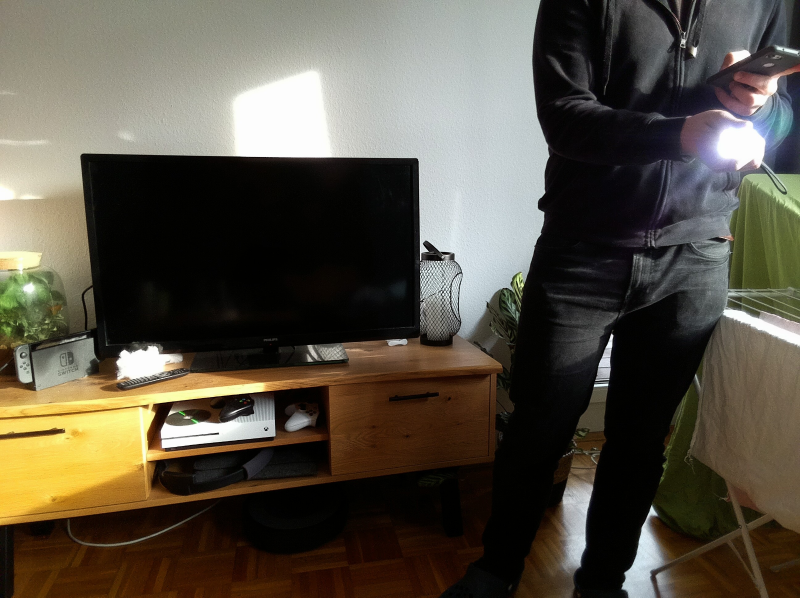
#> input picture testImages/TestImage2.jpg, 1600 x 1195 px, found by its file name (shown at 1/2 size)
$ python cv2DetectionTest.py
#> lines starting #> are read from the running program, lines starting #| are printed output that depends on the picture; after the words box and inside, x2 and y2 are one past the last pixel; in counts of white or black regions, pixels touching at a corner belong together
import cv2
import numpy as np

# Bild laden und in Graustufen konvertieren
img = cv2.imread('testImages\TestImage2.jpg')
#> img is the input picture: shape (1195, 1600, 3); mean B, G, R 68.7, 81.2, 87.4
#scale down image
img = cv2.resize(img, (0,0), fx=0.5, fy=0.5)
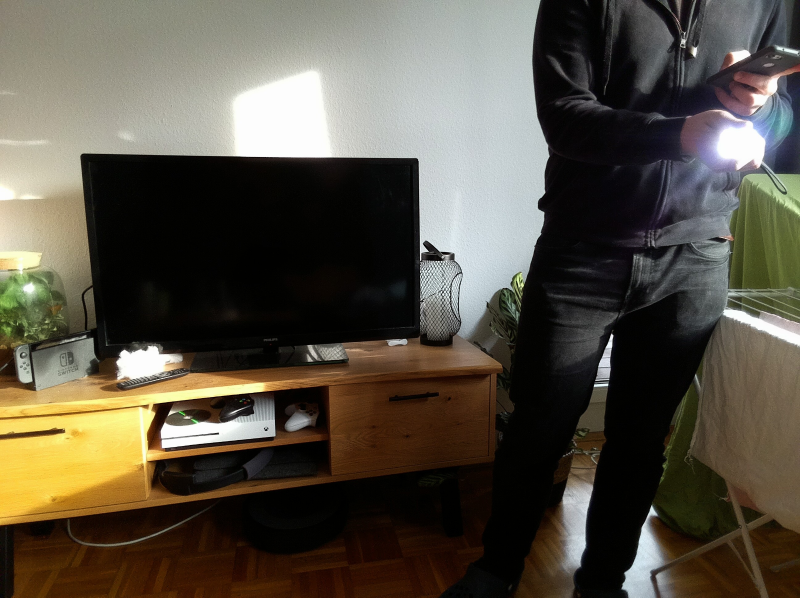
#> img: shape (598, 800, 3); mean B, G, R 68.8, 81.3, 87.5
gray = cv2.cvtColor(img,cv2.COLOR_BGR2GRAY)
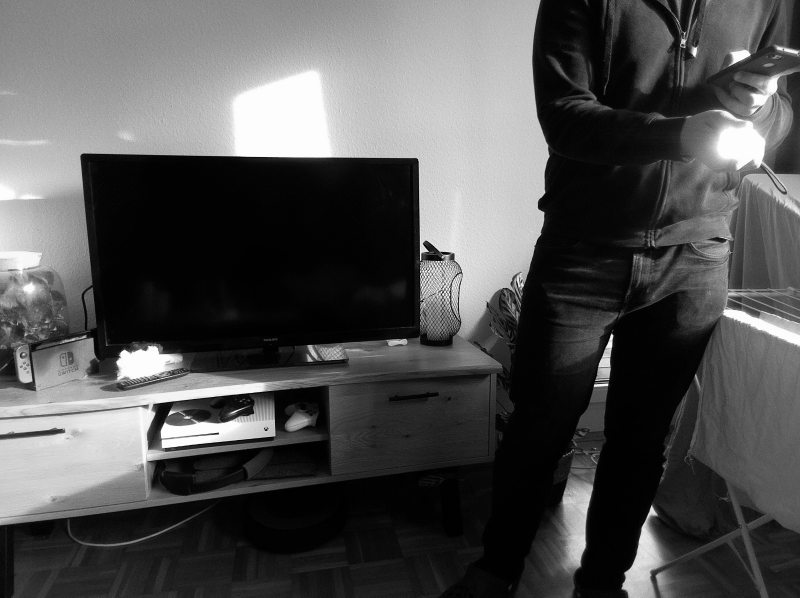
#> gray: shape (598, 800); min 0, max 254, mean 81.7

threshold = 220
#set all pixels below threshold to 0 and all above to 255
gray[gray < threshold] = 0
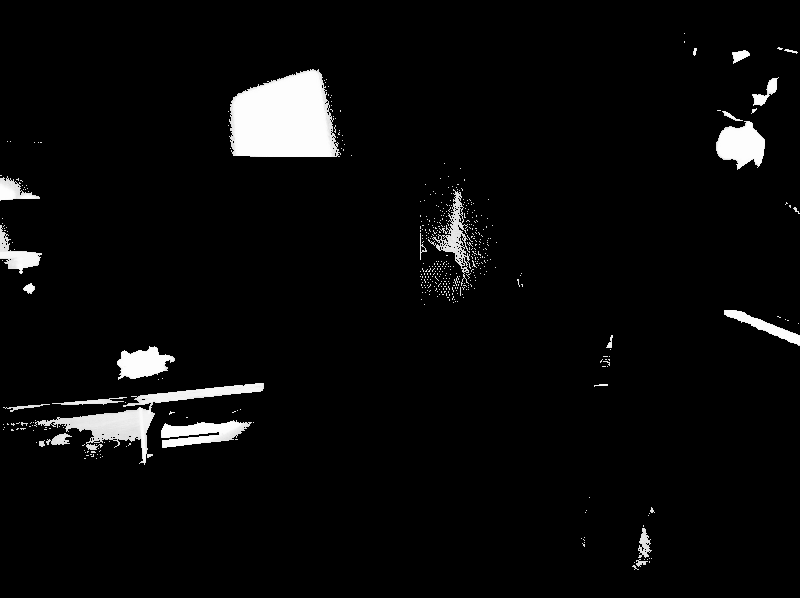
#> gray: shape (598, 800); min 0, max 254, mean 10.6
gray[gray >= threshold] = 255
#> gray: shape (598, 800); 4.4% white; 483 white regions (459 under 20 px), largest, box (x1, y1, x2, y2) and area: (229, 69, 341, 157) 7616, (34, 383, 264, 465) 3556, (716, 121, 765, 170) 1589

# Rauschen reduzieren
gray = cv2.medianBlur(gray,5)
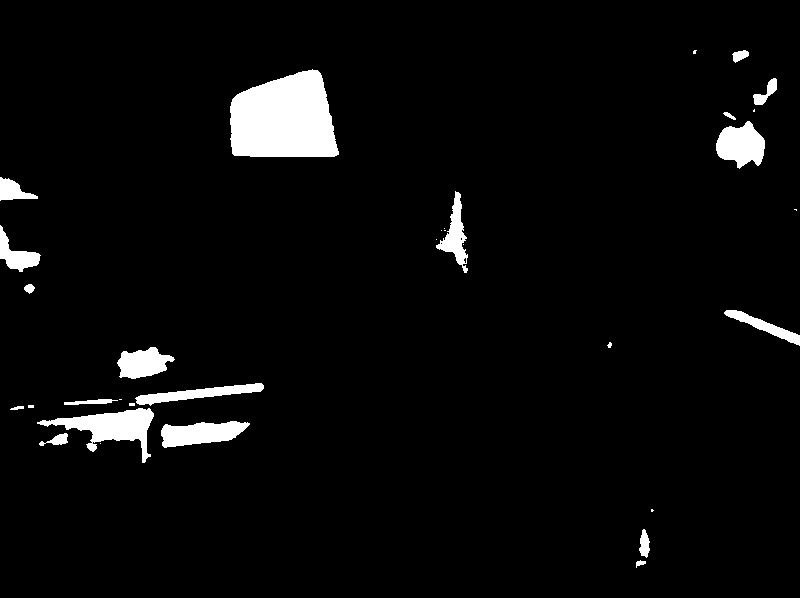
#> gray: shape (598, 800); 4.1% white; 33 white regions (13 under 20 px), largest, box (x1, y1, x2, y2) and area: (230, 69, 339, 157) 7637, (37, 408, 154, 463) 2375, (716, 121, 765, 169) 1580
# Kreiserkennung mit der Hough-Transformation
circles = cv2.HoughCircles(gray,cv2.HOUGH_GRADIENT,1,200,
                            param1=60,param2=40,minRadius=10,maxRadius=50)
#> circles = None

# Kreise zeichnen
if circles is not None:
    circles = np.uint16(np.around(circles))
    for i in circles[0,:]:
        # Kreismittelpunkt
        cv2.circle(gray,(i[0],i[1]),2,(0,0,255),3)
        # Kreisumfang
        cv2.circle(gray,(i[0],i[1]),i[2],(0,255,0),2)

# Ergebnis anzeigen
cv2.imshow('Kreiserkennung',gray)
cv2.waitKey(0)
cv2.destroyAllWindows()

$ run again, with testImages/TestImage3.jpg copied over testImages/TestImage2.jpg
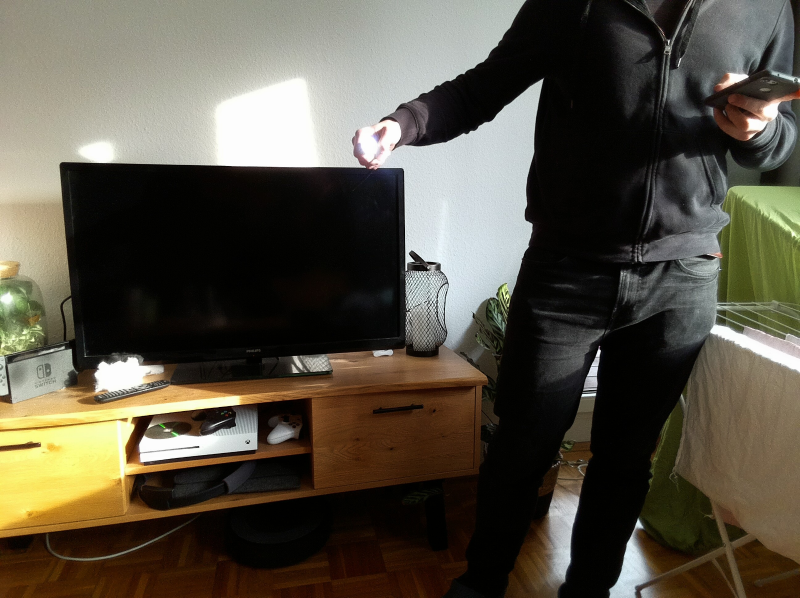
#> input picture testImages/TestImage3.jpg, 1600 x 1195 px, found by its file name (shown at 1/2 size)
#> img is the input picture: shape (1195, 1600, 3); mean B, G, R 68.8, 81.8, 87.5
#> img: shape (598, 800, 3)
#> `gray = cv2.cvtColor(img,cv2.COLOR_BGR2GRAY)`:
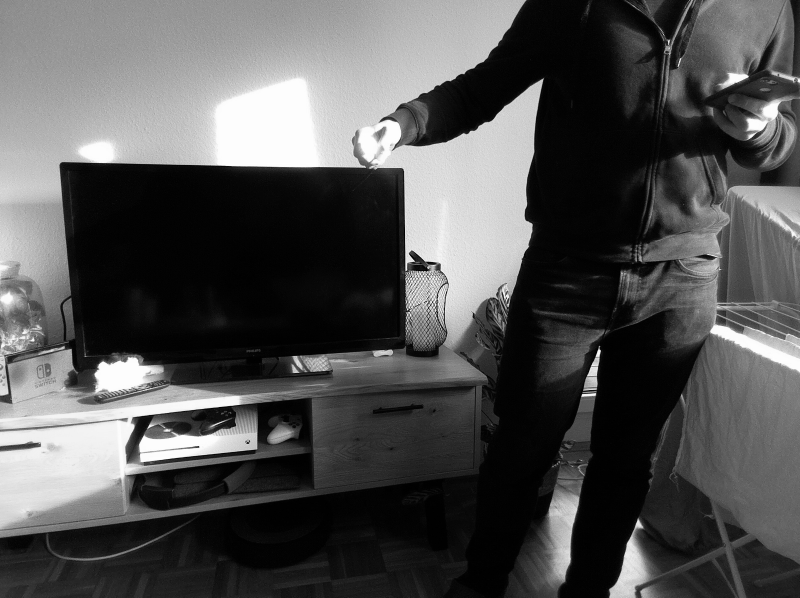
#> gray: shape (598, 800); min 0, max 254, mean 82.2
#> `gray = cv2.medianBlur(gray,5)`:
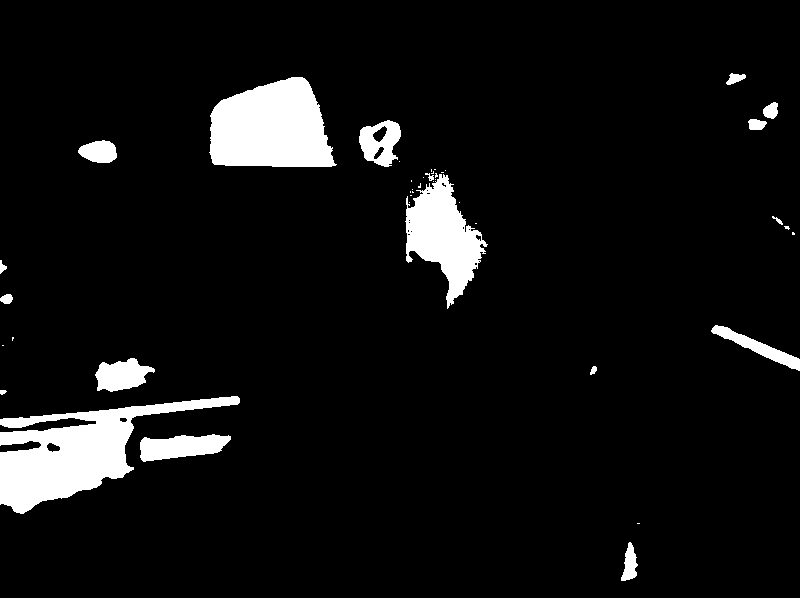
#> gray: shape (598, 800); 6.7% white; 42 white regions (24 under 20 px), largest, box (x1, y1, x2, y2) and area: (0, 396, 240, 514) 10657, (209, 77, 337, 167) 8867, (405, 174, 488, 309) 5418
#> circles = None

$ run again, with testImages/TestImage4.jpg copied over testImages/TestImage2.jpg
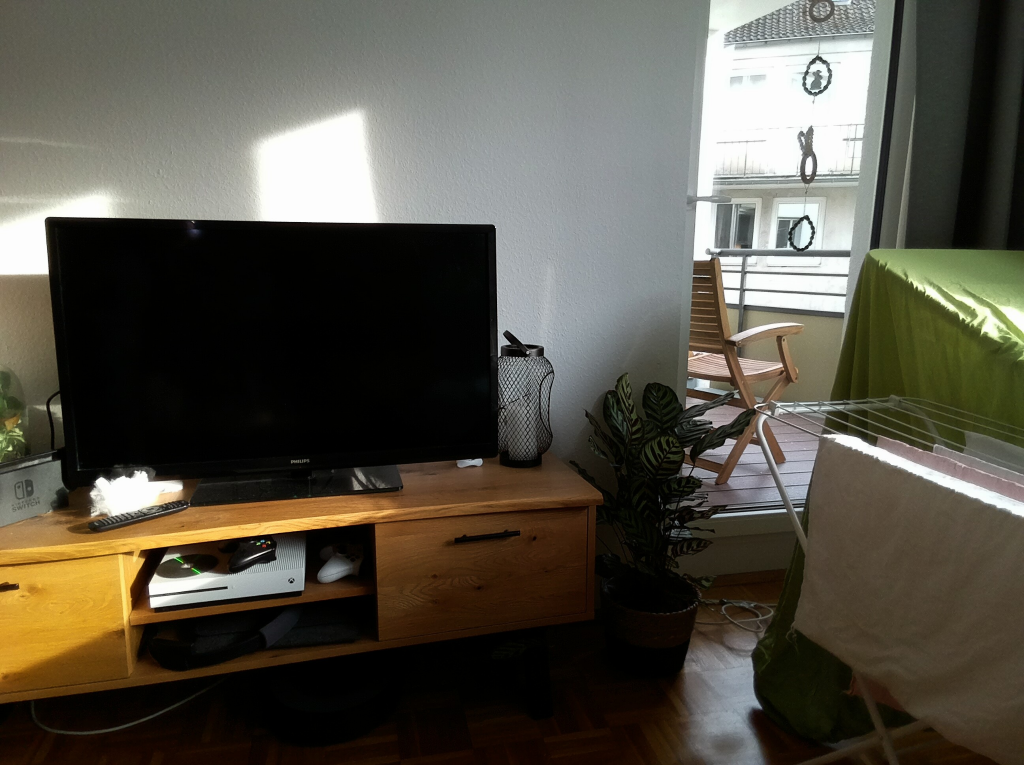
#> input picture testImages/TestImage4.jpg, 2048 x 1530 px, found by its file name (shown at 1/2 size)
#> img is the input picture: shape (1530, 2048, 3); mean B, G, R 70.9, 82.2, 86.4
#> `img = cv2.resize(img, (0,0), fx=0.5, fy=0.5)`:
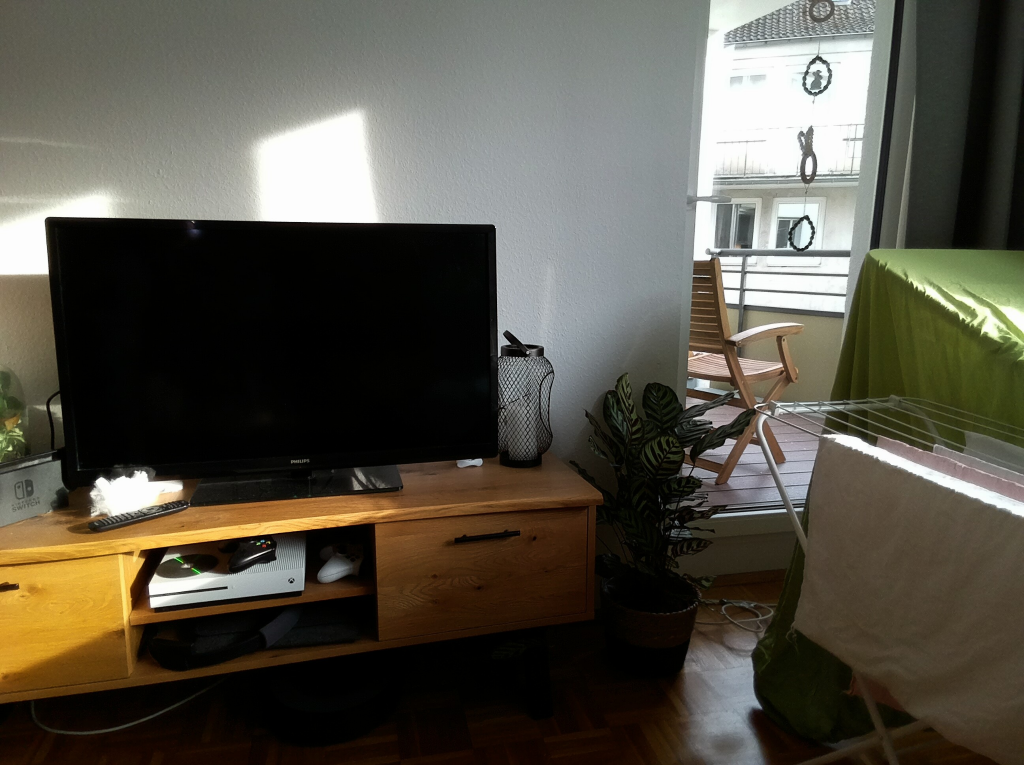
#> img: shape (765, 1024, 3); mean B, G, R 71, 82.3, 86.5
#> `gray = cv2.medianBlur(gray,5)`:
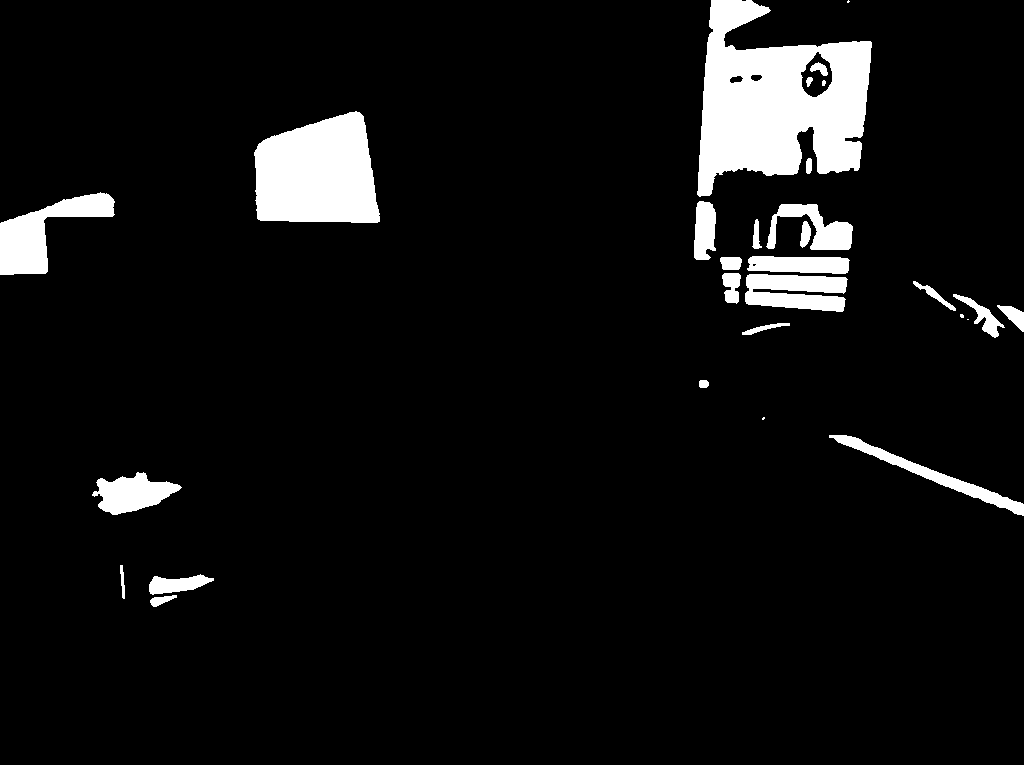
#> gray: shape (765, 1024); 6.6% white; 29 white regions (4 under 20 px), largest, box (x1, y1, x2, y2) and area: (697, 0, 872, 197) 20933, (254, 111, 380, 223) 11305, (0, 192, 115, 275) 4045
#> circles = None

$ run again, with testImages/TestImage.jpg copied over testImages/TestImage2.jpg
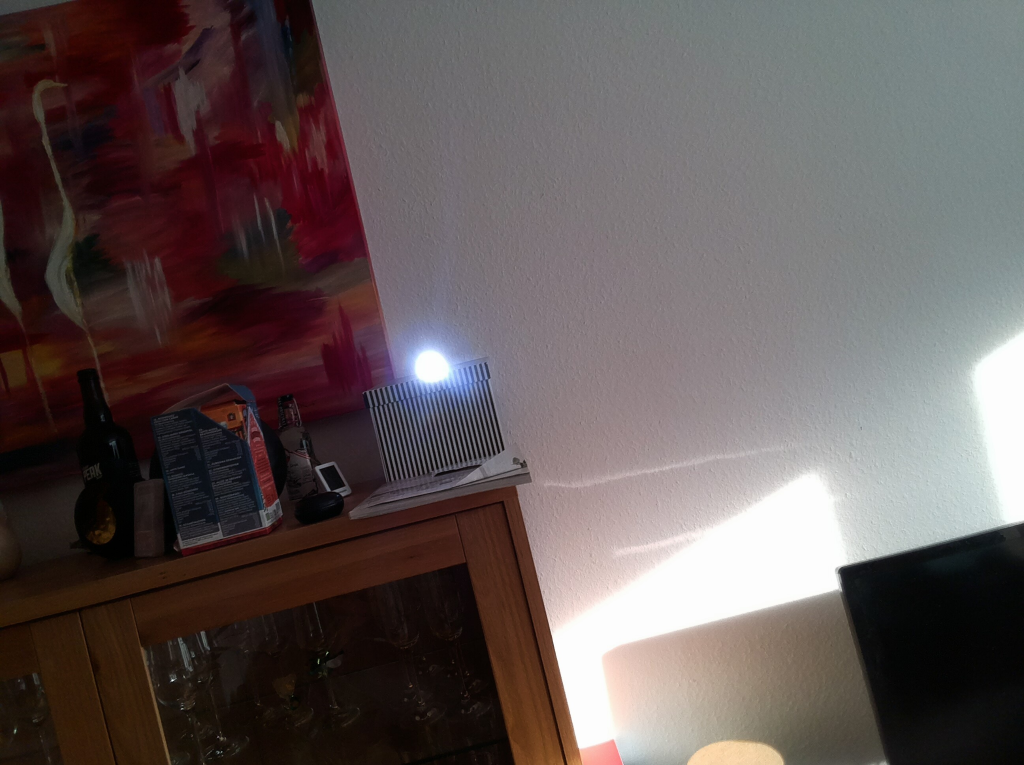
#> input picture testImages/TestImage.jpg, 2048 x 1530 px, found by its file name (shown at 1/2 size)
#> img is the input picture: shape (1530, 2048, 3); mean B, G, R 86.2, 86.9, 97.5
#> img: shape (765, 1024, 3)
#> `gray = cv2.cvtColor(img,cv2.COLOR_BGR2GRAY)`:
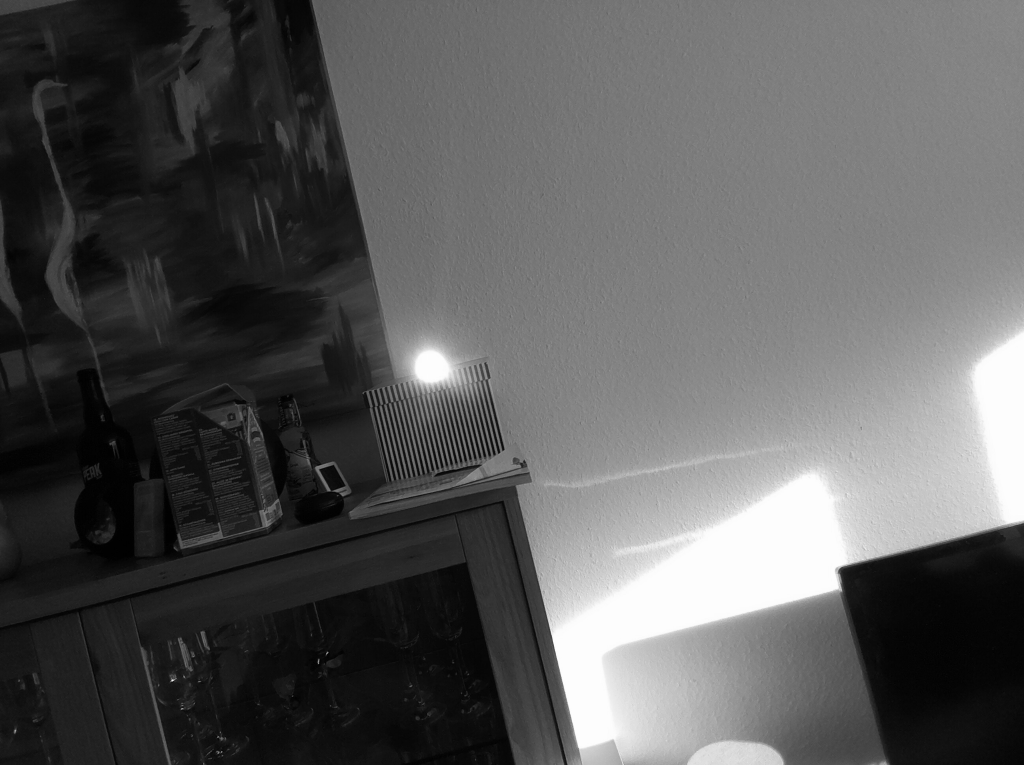
#> gray: shape (765, 1024); min 0, max 254, mean 90.1
#> `gray = cv2.medianBlur(gray,5)`:
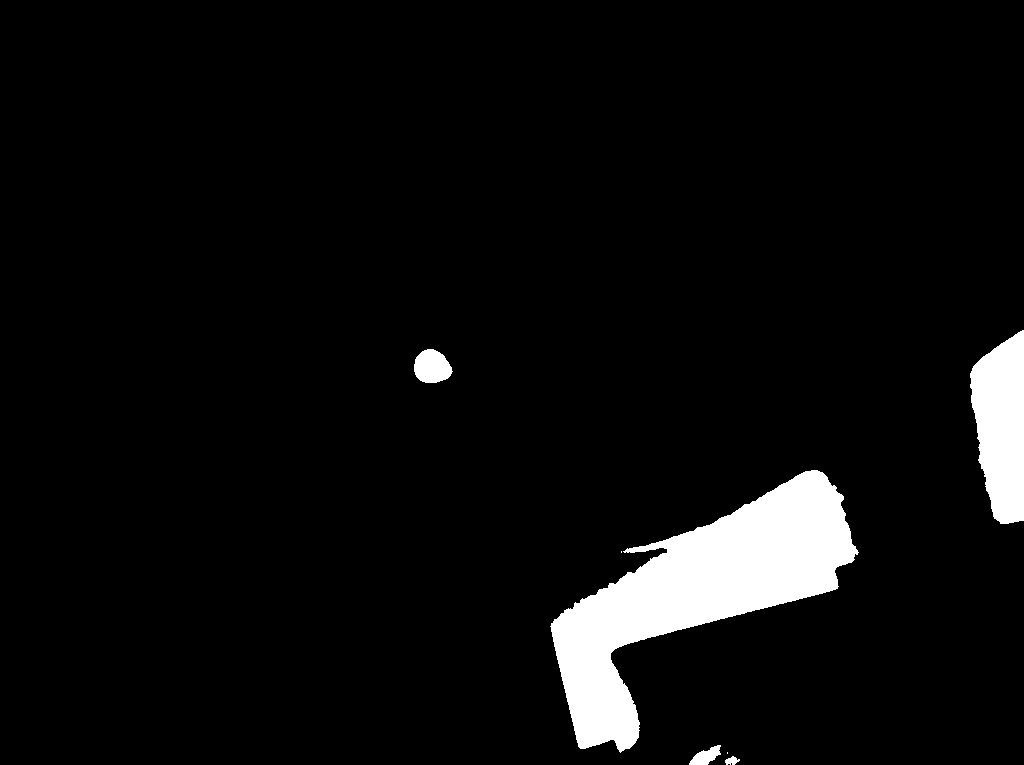
#> gray: shape (765, 1024); 5.4% white; 7 white regions (2 under 20 px), largest, box (x1, y1, x2, y2) and area: (550, 470, 859, 753) 32623, (970, 330, 1024, 524) 7925, (414, 349, 453, 383) 997, (689, 745, 721, 765) 354, (725, 756, 740, 765) 85
#> circles = None
